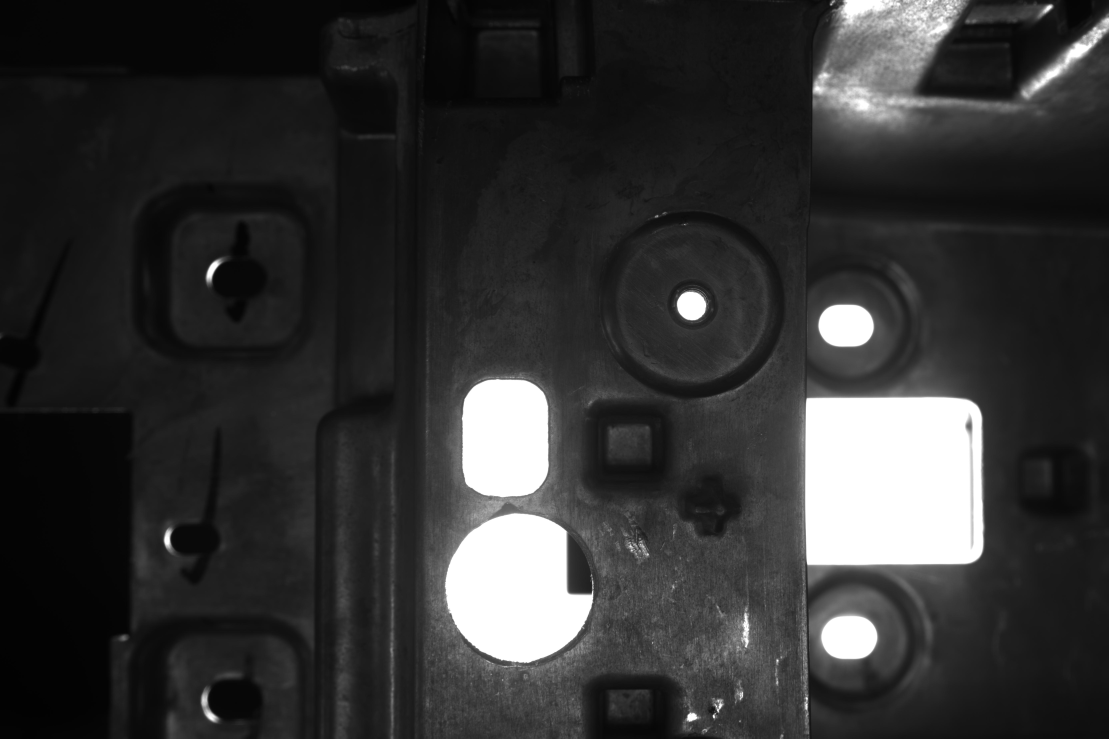
#> input picture images/2.1.jpg, 5544 x 3692 px (shown at 1/5 size)
$ python main3.py
#> lines starting #> are read from the running program, lines starting #| are printed output that depends on the picture; after the words box and inside, x2 and y2 are one past the last pixel; in counts of white or black regions, pixels touching at a corner belong together
import cv2
import numpy as np

# Load the image
img = cv2.imread('./images/2.1.jpg')
#> img is the input picture: shape (3692, 5544, 3); min 2, max 255, mean 51.5

# Define the desired width and height
width = 640
height = 480

# Resize the image to the desired size
resized_img = cv2.resize(img, (width, height))
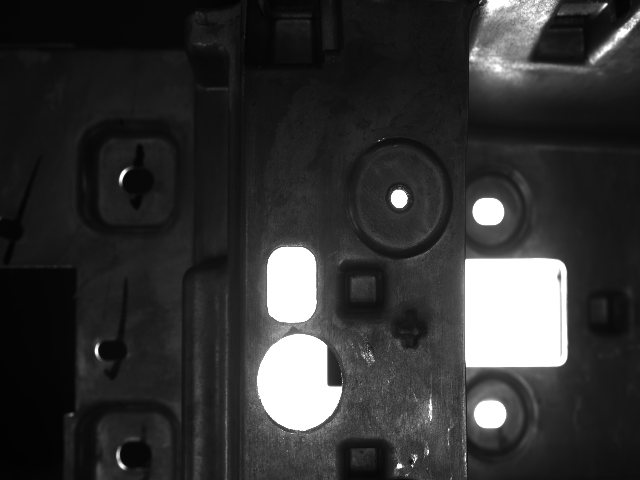
#> resized_img: shape (480, 640, 3); min 2, max 255, mean 51.5

# Convert the resized image to grayscale
gray = cv2.cvtColor(resized_img, cv2.COLOR_BGR2GRAY)

# Define the lower and upper thresholds for circular contours
circular_thresh_lower = 1
circular_thresh_upper = 255

# Define the lower and upper thresholds for rectangular contours
rect_thresh_lower = 10
rect_thresh_upper = 150

# Define a function to find contours based on the given threshold value
def find_contours(circular_thresh, rect_thresh):
    # Threshold the image to obtain a binary image
#> called with circular_thresh = 1, rect_thresh = 10
    _, thresh = cv2.threshold(gray, max(circular_thresh, rect_thresh), 255, cv2.THRESH_BINARY)
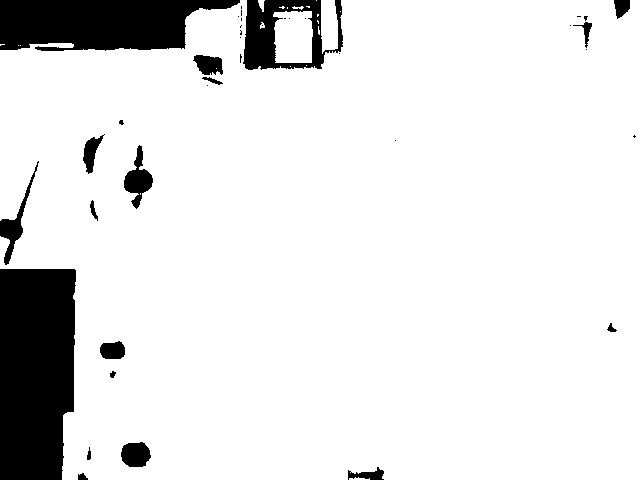
#> thresh: shape (480, 640); 89.5% white; 39 black regions (21 under 20 px)

    # Find contours in the binary image
    contours, _ = cv2.findContours(thresh, cv2.RETR_TREE, cv2.CHAIN_APPROX_SIMPLE)
#> contours = 57 contours, 40 with area under 20; largest, box (x1, y1, x2, y2) and area: (0, 0, 640, 480) 273798, (273, 11, 313, 63) 1798, (123, 144, 154, 210) 884, (321, 0, 338, 54) 736, (120, 441, 152, 468) 638

    # Create an empty list to store the circular and rectangular contours
    circular_contours = []
    rect_contours = []

    # Loop over all the contours found
    for contour in contours:
        # Calculate the perimeter of the contour
        perimeter = cv2.arcLength(contour, True)

        # Approximate the contour to a polygon
        approx = cv2.approxPolyDP(contour, 0.02*perimeter, True)

        # Calculate the area of the contour
        area = cv2.contourArea(contour)

        # Check if the contour is circular
        if len(approx) > 7:
            (x,y), radius = cv2.minEnclosingCircle(contour)
            if radius > circular_thresh_lower and radius < circular_thresh_upper:
                circular_contours.append(contour)

        # Check if the contour is rectangular
        if len(approx) == 4:
            x,y,w,h = cv2.boundingRect(contour)
            aspect_ratio = float(w)/h
            if aspect_ratio >= 0.5 and aspect_ratio <= 1.5:
                if w > rect_thresh_lower and w < rect_thresh_upper and h > rect_thresh_lower and h < rect_thresh_upper:
                    rect_contours.append(contour)
#> this loop made 57 passes
#> (perimeter, approx, area, x, y, w, h, aspect_ratio) on pass 24: (2843.3, [[0, 50], [62, 479], [639, 479], [639, 0]], 273798.5, 0, 0, 640, 480, 1.33)
#> (perimeter, area, x, y, radius) on passes 26, 28, 31, 35, 37, 40: (97.01, 638.5, 135.6, 454, 15.74), (78.28, 406, 112, 350.5, 13.46), (185.9, 883.5, 137.5, 176.5, 32.53), (109.5, 430.5, 95.5, 154, 21.36), (19.31, 25, 121, 122, 3.16), (104.7, 482.5, 208, 64.5, 17.24)
#> after the loop, circular_contours = 12 contours, 6 with area under 20; largest, box (x1, y1, x2, y2) and area: (123, 144, 154, 210) 884, (120, 441, 152, 468) 638, (192, 54, 224, 76) 482, (82, 134, 105, 175) 430, (99, 340, 126, 360) 406, (118, 119, 125, 126) 25; rect_contours = []

    return circular_contours, rect_contours

# Define the update_image function
def update_image(dummy):
    circular_thresh = cv2.getTrackbarPos("Circular Threshold", "Threshold Image")
    rect_thresh = cv2.getTrackbarPos("Rectangular Threshold", "Threshold Image")
    circular_contours, rect_contours = find_contours(circular_thresh, rect_thresh)
#> rect_contours = []

    # Draw the circular contours on the resized image
    for contour in circular_contours:

        circular_img = resized_img.copy()
        cv2.drawContours(circular_img, circular_contours, -1, (0, 255, 0), 2)
        area = cv2.contourArea(contour)
        #cv2.putText(circular_img, f"{area:.2f}", tuple(contour[0][0]), cv2.FONT_HERSHEY_SIMPLEX, 0.5, (255, 255, 255), 2)
        cv2.putText(circular_img, "Contour Area: {:.2f}".format(area), (10, height-10),cv2.FONT_HERSHEY_SIMPLEX, 0.5, (100, 255, 0), 1)
#> this loop made 12 passes
#> area on passes 5 to 10: 638.5, 406, 883.5, 430.5, 25, 482.5

    # Draw the rectangular contours on the resized image
    for contour in circular_contours:

        rect_img = resized_img.copy()
        cv2.drawContours(rect_img, rect_contours, -1, (0, 0, 255), 2)
        area = cv2.contourArea(contour)
        #cv2.putText(rect_img, f"{area:.2f}", tuple(contour[0][0]), cv2.FONT_HERSHEY_SIMPLEX, 0.5, (255, 255, 255), 2)
        cv2.putText(rect_img, "Contour Area: {:.2f}".format(area), (10, height-10),
            cv2.FONT_HERSHEY_SIMPLEX, 0.5, (100, 255, 0), 1)

    # Convert the grayscale image to a color image
    gray_color = cv2.cvtColor(gray, cv2.COLOR_GRAY2BGR)

    # Concatenate the grayscale,circular, rectangular, and resized images horizontally
    combined_img = np.hstack((gray_color, circular_img, rect_img, resized_img))
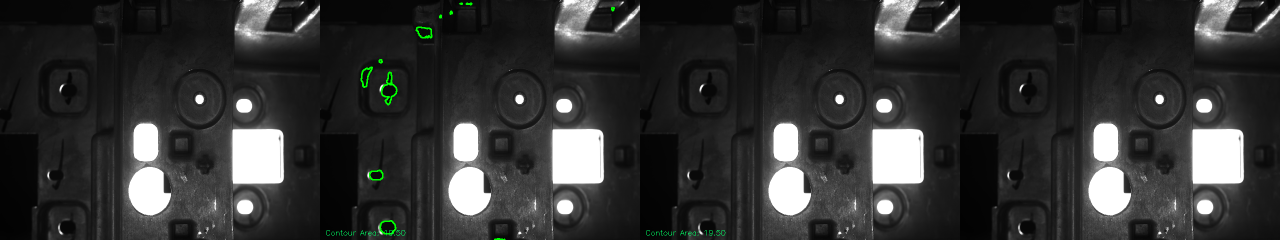
#> combined_img: shape (480, 2560, 3) (shown at 1/2 size); mean B, G, R 51.5, 52, 51.4
    # Display the combined image
    cv2.imshow("Combined Image", combined_img)

#Create a window to display the thresholded image)
cv2.namedWindow("Threshold Image", cv2.WINDOW_NORMAL)

#Create trackbars to adjust the threshold values
cv2.createTrackbar("Circular Threshold", "Threshold Image", 1, 255, update_image)
cv2.createTrackbar("Rectangular Threshold", "Threshold Image", 10, 150, update_image)

#Call the update_image function to display the initial image
update_image(0)
#Wait for a key press and then close all windows
cv2.waitKey(0)
cv2.destroyAllWindows

$ run again, with images/1.jpg copied over images/2.1.jpg
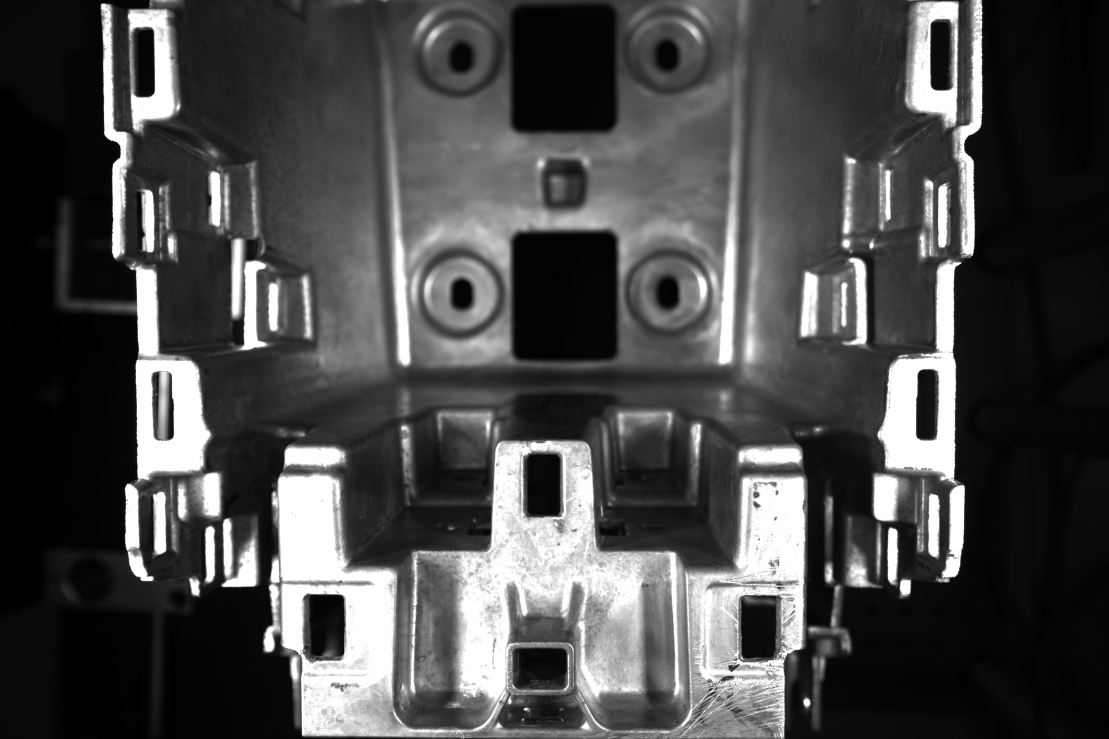
#> input picture images/1.jpg, 5544 x 3692 px (shown at 1/5 size)
#> img is the input picture: shape (3692, 5544, 3); min 0, max 255, mean 73.3
#> in find_contours, `_, thresh = cv2.threshold(gray, max(circular_thresh, rect_thresh), 255..`:
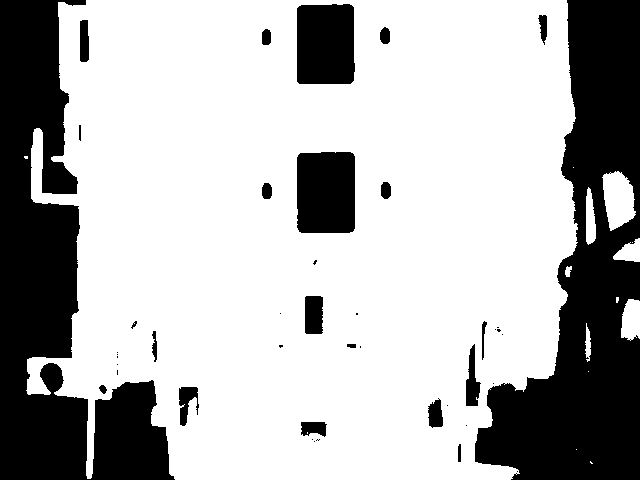
#> thresh: shape (480, 640); 70.3% white; 43 black regions (21 under 20 px)
#> contours = 63 contours, 36 with area under 20; largest, box (x1, y1, x2, y2) and area: (26, 0, 578, 480) 224371, (296, 151, 356, 234) 4762, (296, 3, 356, 85) 4635, (602, 171, 636, 231) 1358, (304, 295, 324, 335) 720
#> the loop in find_contours, `for contour in contours:` made 63 passes
#> (perimeter, approx, area, x, y, w, h, aspect_ratio) on passes 49, 53, 57: (85.56, [[484, 320], [487, 324], [482, 360], [481, 324]], 132.5, 481, 320, 7, 41, 0.171), (117.1, [[306, 295], [323, 297], [321, 334], [304, 332]], 720, 304, 295, 20, 40, 0.5), (275.4, [[300, 152], [354, 154], [352, 232], [298, 231]], 4761.5, 296, 151, 60, 83, 0.723)
#> after the loop in find_contours, `for contour in contours:`: circular_contours = 13 contours, 2 with area under 20; largest, box (x1, y1, x2, y2) and area: (178, 386, 200, 427) 517, (300, 421, 328, 438) 346, (380, 181, 392, 200) 166, (379, 26, 391, 45) 161, (261, 182, 273, 200) 160; rect_contours = 3 contours; box (x1, y1, x2, y2) and area: (296, 151, 356, 234) 4762, (296, 3, 356, 85) 4635, (304, 295, 324, 335) 720
#> the loop in update_image, `for contour in circular_contours: ` made 13 passes
#> area on passes 1, 2, 3, 4, 5, 6, 7, 10: 40, 346.5, 517, 57.5, 44.5, 136.5, 31, 159.5
#> in update_image, `combined_img = np.hstack((gray_color, circular_img, rect_img, resized_..`:
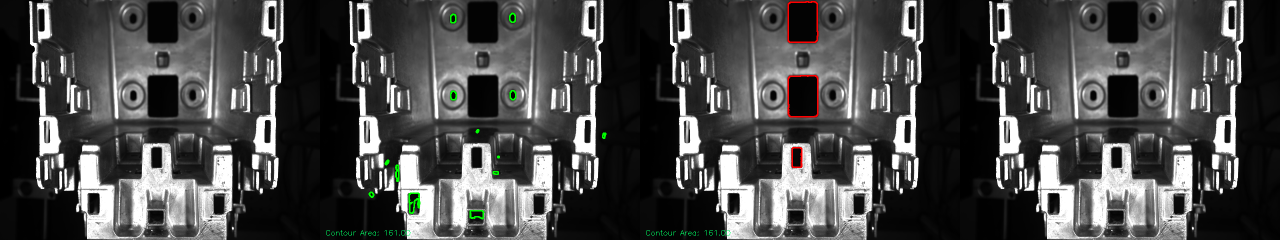
#> combined_img: shape (480, 2560, 3) (shown at 1/2 size); mean B, G, R 73.2, 73.7, 73.6

$ run again, with images/10.jpg copied over images/2.1.jpg
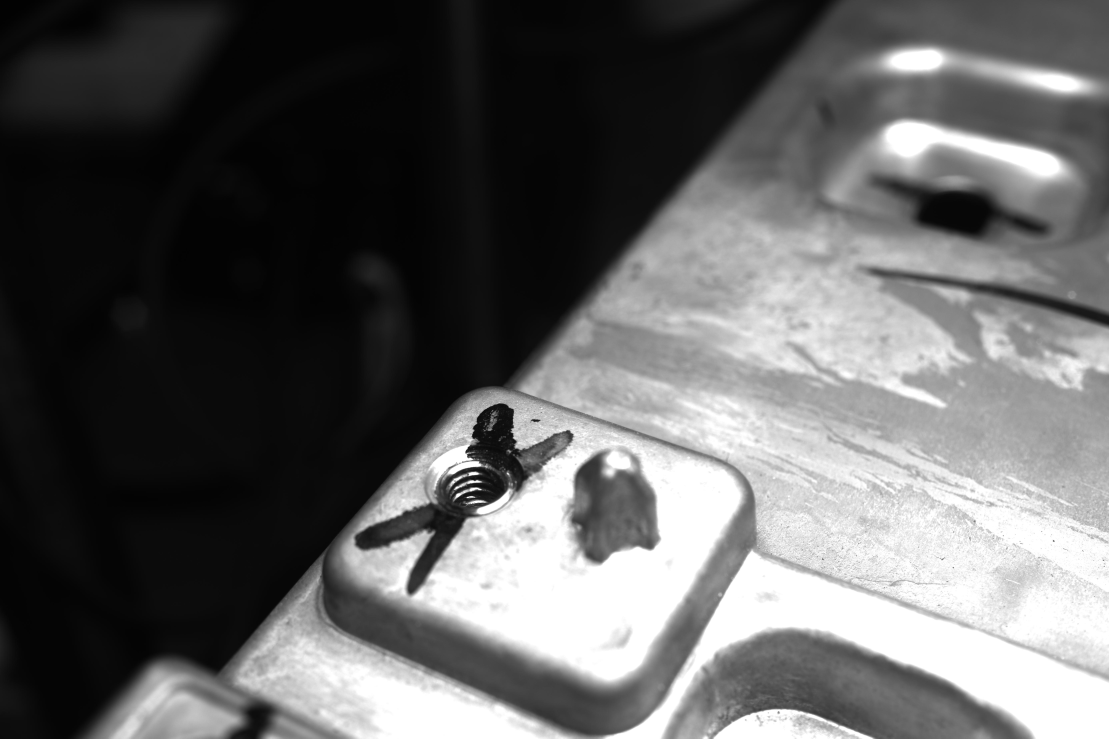
#> input picture images/10.jpg, 5544 x 3692 px (shown at 1/5 size)
#> img is the input picture: shape (3692, 5544, 3); min 2, max 255, mean 97.7
#> in find_contours, `_, thresh = cv2.threshold(gray, max(circular_thresh, rect_thresh), 255..`:
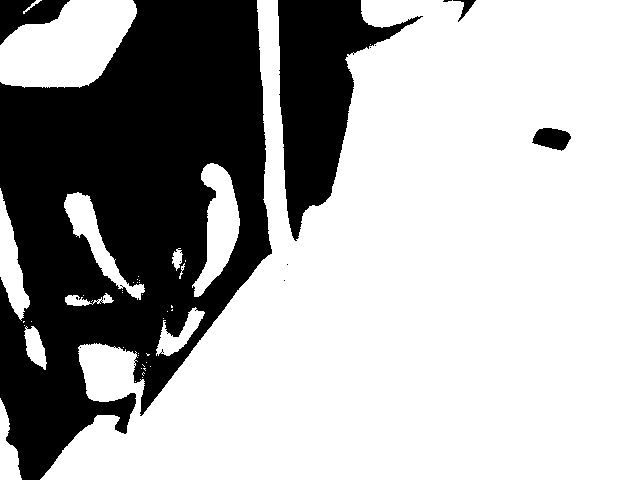
#> thresh: shape (480, 640); 68% white; 15 black regions (10 under 20 px)
#> contours = 73 contours, 61 with area under 20; largest, box (x1, y1, x2, y2) and area: (40, 0, 640, 480) 189416, (0, 0, 137, 88) 8422, (192, 163, 240, 297) 3046, (64, 192, 145, 300) 1960, (0, 188, 30, 321) 1672
#> the loop in find_contours, `for contour in contours:` made 73 passes
#> (perimeter, approx, area, x, y, w, h, aspect_ratio) on pass 56: (298.2, [[0, 188], [0, 276], [21, 320], [29, 300]], 1672, 0, 188, 30, 133, 0.226)
#> after the loop in find_contours, `for contour in contours:`: circular_contours = 5 contours, 2 with area under 20; largest, box (x1, y1, x2, y2) and area: (64, 192, 145, 300) 1960, (65, 293, 114, 306) 242, (172, 248, 183, 271) 121; rect_contours = []
#> the loop in update_image, `for contour in circular_contours: ` made 5 passes
#> area on passes 2, 4, 5: 242.5, 121, 1960.5
#> in update_image, `combined_img = np.hstack((gray_color, circular_img, rect_img, resized_..`:
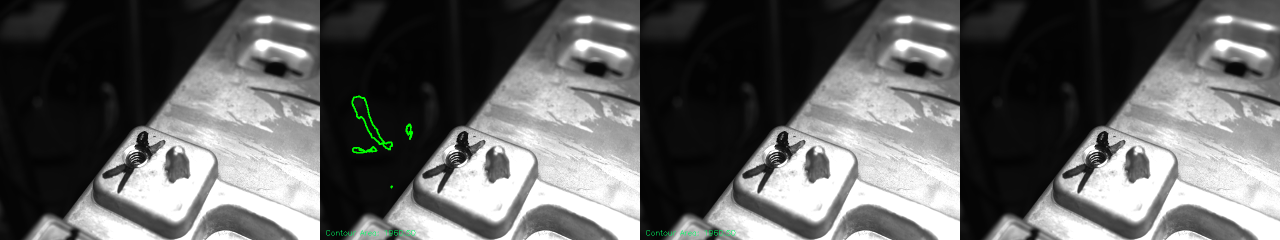
#> combined_img: shape (480, 2560, 3) (shown at 1/2 size); mean B, G, R 97.7, 98.1, 97.6

$ run again, with images/11.jpg copied over images/2.1.jpg
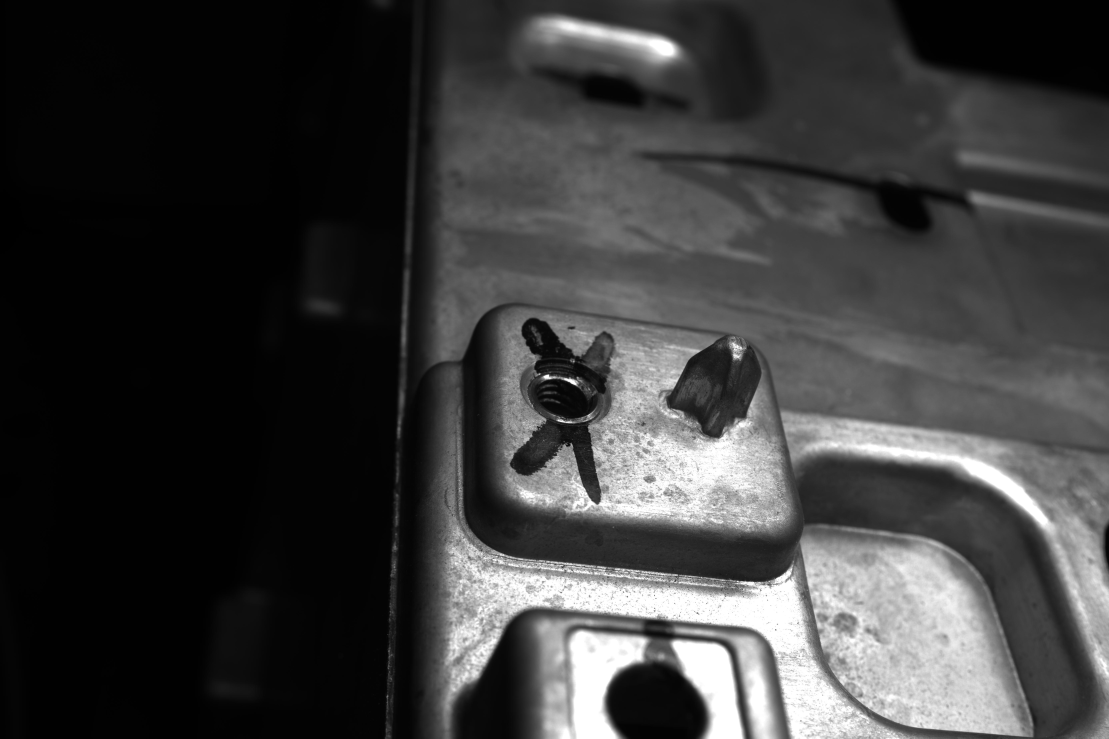
#> input picture images/11.jpg, 5544 x 3692 px (shown at 1/5 size)
#> img is the input picture: shape (3692, 5544, 3); min 0, max 255, mean 60.3
#> in find_contours, `_, thresh = cv2.threshold(gray, max(circular_thresh, rect_thresh), 255..`:
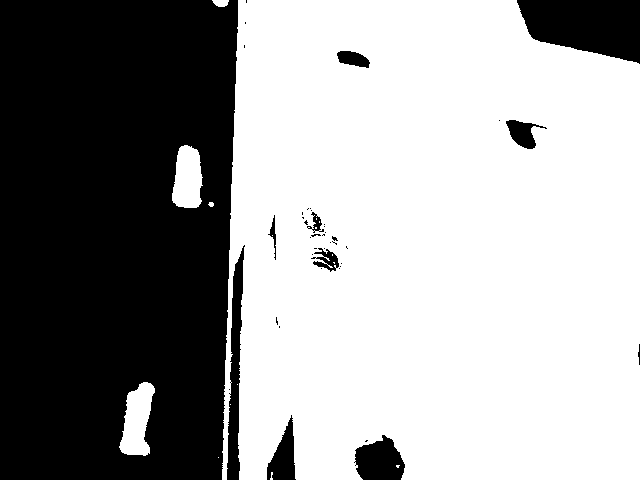
#> thresh: shape (480, 640); 61.1% white; 42 black regions (31 under 20 px)
#> contours = 64 contours, 53 with area under 20; largest, box (x1, y1, x2, y2) and area: (222, 0, 640, 480) 184892, (119, 382, 155, 456) 1612, (172, 145, 203, 208) 1450, (505, 119, 548, 150) 649, (336, 50, 371, 69) 414
#> the loop in find_contours, `for contour in contours:` made 64 passes
#> (perimeter, approx, area, x, y, w, h, aspect_ratio) on pass 48: (103.7, [[274, 214], [275, 260], [273, 239], [267, 234]], 161.5, 267, 214, 10, 47, 0.213)
#> after the loop in find_contours, `for contour in contours:`: circular_contours = 9 contours, 5 with area under 20; largest, box (x1, y1, x2, y2) and area: (312, 247, 340, 273) 386, (310, 211, 323, 232) 144, (310, 233, 322, 238) 26, (331, 235, 339, 242) 24; rect_contours = []
#> the loop in update_image, `for contour in circular_contours: ` made 9 passes
#> area on passes 4, 5, 6, 9: 386.5, 24.5, 26, 143.5
#> in update_image, `combined_img = np.hstack((gray_color, circular_img, rect_img, resized_..`:
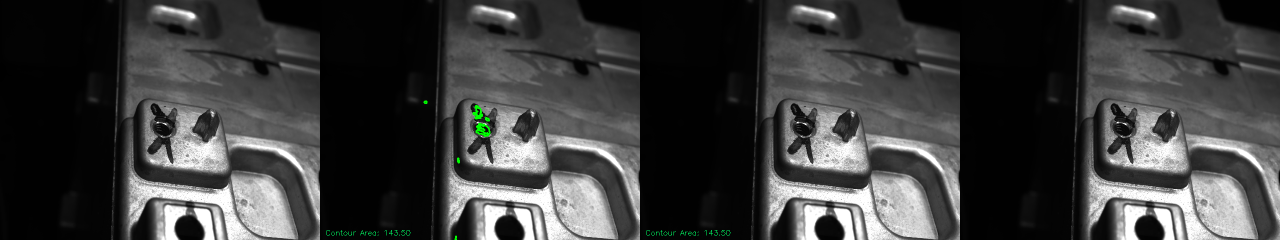
#> combined_img: shape (480, 2560, 3) (shown at 1/2 size); mean B, G, R 60.3, 60.6, 60.2
